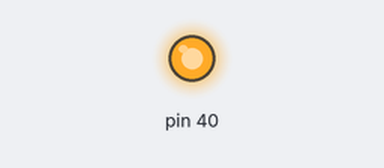
A sketch run on a simulated Arduino Mega 2560, built with avr-gcc and run on an emulated ATmega2560. Shown: output pins drawn as LEDs (lit = HIGH).

Above: at 2.5 s.
At 7.5 s:
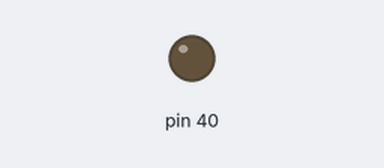
Timing chart, 0 to 13.0 s (numbered marks = the images above):
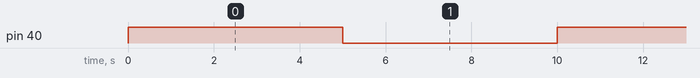

The sketch:

PumpControl.ino
```cpp
#include <Wire.h>
#include <Adafruit_MCP4725.h>

Adafruit_MCP4725 dac;


/*
  This code utilizes the Adafruit DAC module to send analog voltages to the MasterFlex Pump to control flow rate.
  This code also turns the MasterFlex Pump on and off.

*/


void setup(void) {
  // enable pin connected to MasterFlex on/off port, 40 in this case
  pinMode(40, OUTPUT);

  // For Adafruit MCP4725A1 the address is 0x62 (default) or 0x63 (ADDR pin tied to VCC)
  // For MCP4725A0 the address is 0x60 or 0x61
  // For MCP4725A2 the address is 0x64 or 0x65
  dac.begin(0x62);
  // sets a voltage of 1.33 V
  // 5V is represented by 4096, so (1096/4096)*5 is 1.33 V...
  dac.setVoltage(1096, false);
}

void loop(void) {
  // Turn on MasterFlex
  digitalWrite(40, HIGH);
  // Wait 5 seconds
  delay(5000);
  // Turn off MasterFlex
  digitalWrite(40, LOW);
  // Wait 5 seconds
  delay(5000);
}
```

Measured:
- by itself, pin 40: alternates HIGH for 5.0 s and LOW for 5.0 s
